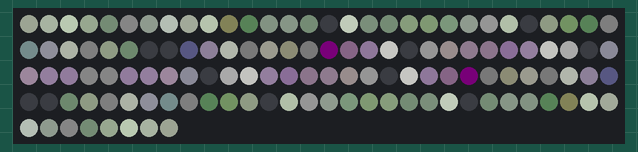
This sketch was run on a simulated ATtiny85, built with avr-gcc and run on an emulated ATtiny85. Parts: 128 RGB LEDs in strip order, left to right, continuing on the next row. Dim RGB values are drawn brighter than linear.

Above: at 0.18 s.
At 5.1 s:
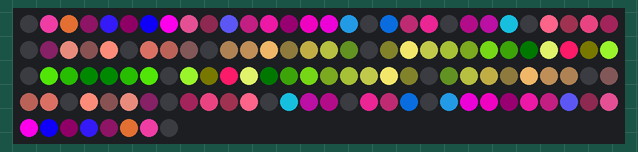
At 10.12 s:
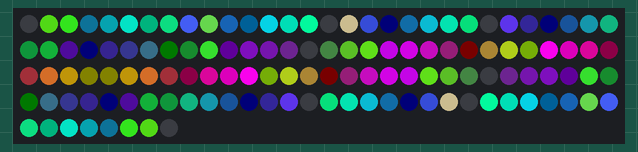
At 20.06 s:
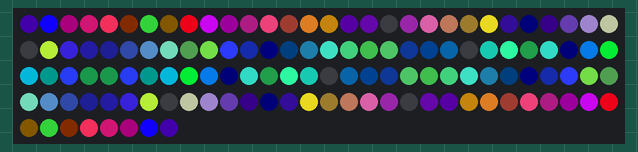
At 30.0 s:
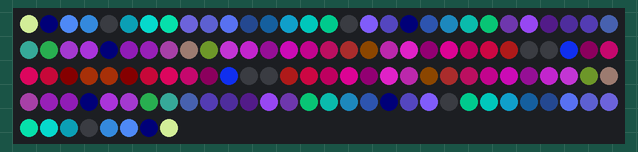
At 39.94 s:
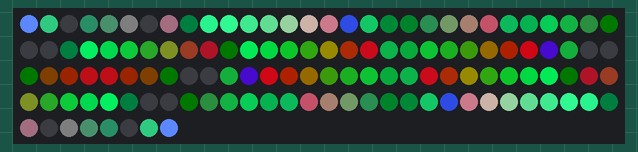

The sketch:

stript_over_engineering_screen.ino
```cpp
// (licence header left out)
#include "LPD8806.h"
#include "SPI.h" // Comment out this line if using Trinket or Gemma
#ifdef __AVR_ATtiny85__
 #include <avr/power.h>
#endif

// Parameter 1 = number of pixels in strip
// Parameter 2 = pin number (most are valid)
// Parameter 3 = pixel type flags, add together as needed:
//   NEO_RGB     Pixels are wired for RGB bitstream
//   NEO_GRB     Pixels are wired for GRB bitstream
//   NEO_KHZ400  400 KHz bitstream (e.g. FLORA pixels)
//   NEO_KHZ800  800 KHz bitstream (e.g. High Density LED strip)
const int NUM_LEDS = 128;
const int LED_PIN = 3;

int dataPin  = 9;
int clockPin = 10;

LPD8806 strip = LPD8806(NUM_LEDS, dataPin, clockPin);

// Convenient 2D point structure
struct Point {
  float x;
  float y;
};


float phase = 0.0;
float phaseIncrement = 0.03;  // Controls the speed of the moving points. Higher == faster. I like 0.08 .
float colorStretch = 0.3;    // Higher numbers will produce tighter color bands. I like 0.11 .
String ColString, RowString, PixString, console;
int pixel;

void setup() {
  strip.begin();
  strip.show(); // Initialize all pixels to 'off'
}

// This function is called every frame.
void loop() {
  phase += phaseIncrement;

  // The two points move along Lissajious curves, see: http://en.wikipedia.org/wiki/Lissajous_curve
  // We want values that fit the LED grid: x values between 0..13, y values between 0..8 .
  // The sin() function returns values in the range of -1.0..1.0, so scale these to our desired ranges.
  // The phase value is multiplied by various constants; I chose these semi-randomly, to produce a nice motion.
  Point p1 = { (sin(phase*1.000)+1.0) * 4.5, (sin(phase*1.310)+1.0) * 4.0 };
  Point p2 = { (sin(phase*1.770)+1.0) * 4.5, (sin(phase*2.865)+1.0) * 4.0 };
  Point p3 = { (sin(phase*0.250)+1.0) * 4.5, (sin(phase*0.750)+1.0) * 4.0 };

  byte row, col;

  // For each row...
  for( row=0; row<8; row++ ) {
    float row_f = float(row);  // Optimization: Keep a floating point value of the row number, instead of recasting it repeatedly.

    // For each column...
    for( col=0; col<8; col++ ) {
      float col_f = float(col);  // Optimization.

      // Calculate the distance between this LED, and p1.
      Point dist1 = { col_f - p1.x, row_f - p1.y };  // The vector from p1 to this LED.
      float distance1 = sqrt( dist1.x*dist1.x + dist1.y*dist1.y );

      // Calculate the distance between this LED, and p2.
      Point dist2 = { col_f - p2.x, row_f - p2.y };  // The vector from p2 to this LED.
      float distance2 = sqrt( dist2.x*dist2.x + dist2.y*dist2.y );

      // Calculate the distance between this LED, and p3.
      Point dist3 = { col_f - p3.x, row_f - p3.y };  // The vector from p3 to this LED.
      float distance3 = sqrt( dist3.x*dist3.x + dist3.y*dist3.y );

      // Warp the distance with a sin() function. As the distance value increases, the LEDs will get light,dark,light,dark,etc...
      // You can use a cos() for slightly different shading, or experiment with other functions. Go crazy!
      float color_1 = distance1;  // range: 0.0...1.0
      float color_2 = distance2;
      float color_3 = distance3;
      float color_4 = (sin( distance1 * distance2 * colorStretch )) + 2.0 * 0.5;

      // Square the color_f value to weight it towards 0. The image will be darker and have higher contrast.
      color_1 *= color_1 * color_4;
      color_2 *= color_2 * color_4;
      color_3 *= color_3 * color_4;
      color_4 *= color_4;

      pixel = 8 * row + col;

      // Scale the color up to 0..7 . Max brightness is 7.
      strip.setPixelColor(pixel, strip.Color(color_1, color_2, color_3));
      strip.setPixelColor(127-pixel, strip.Color(color_1, color_2, color_3));
    }
  }
  strip.show();
}
```
